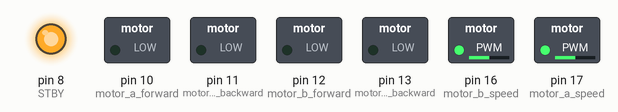
This program was run on a simulated MicroPython board. Parts: switched loads named in the program (green lamp = pin HIGH), output pins drawn as LEDs (lit = HIGH). At 0.0 s the program stops and its outputs stay as they are.

Above: at 0.1 s.
Timing chart, 0 to 1.5 s (numbered marks = the images above):
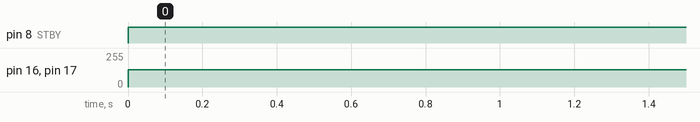

The program:

geyma_motor_car.py
```python
from machine import Pin, PWM
import time

# Define and set the motor A pin settings
motor_a_forward = Pin(10, Pin.OUT)
motor_a_backward = Pin(11, Pin.OUT)
motor_a_speed = PWM(Pin(17))

# Define and set the motor B pin settings
motor_b_forward = Pin(12, Pin.OUT)
motor_b_backward = Pin(13, Pin.OUT)
motor_b_speed = PWM(Pin(16))

# Initialize PWM - This only sets the frequency of response time of the motor - 1000 is normal Hz
motor_a_speed.freq(1000)
motor_b_speed.freq(1000)

# Define Standby pin
STBY = Pin(8, Pin.OUT)

# Enable the motor driver (take out of standby)
STBY.on()
```

Measured:
- by itself, pin 8 (STBY): LOW → HIGH at 0.00 s
- by itself, pin 16 (motor_b_speed), pin 17 (motor_a_speed): 0/255 → 128/255 at 0.00 s
